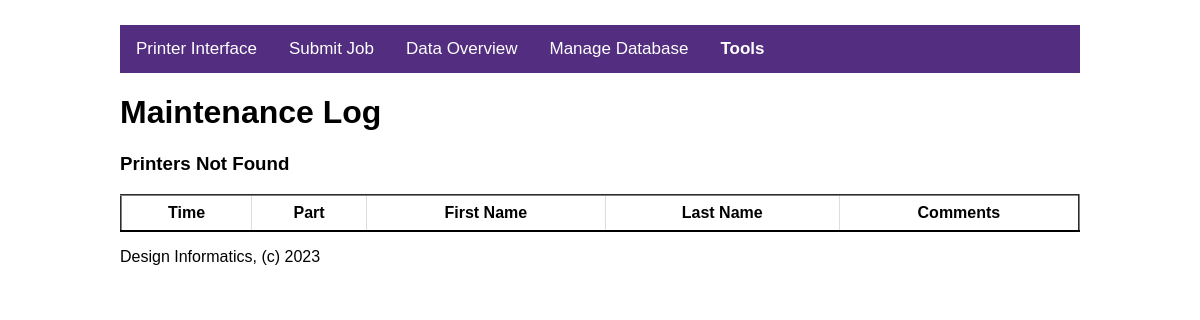
Before: /php/maintenance_log.php with the older database file.
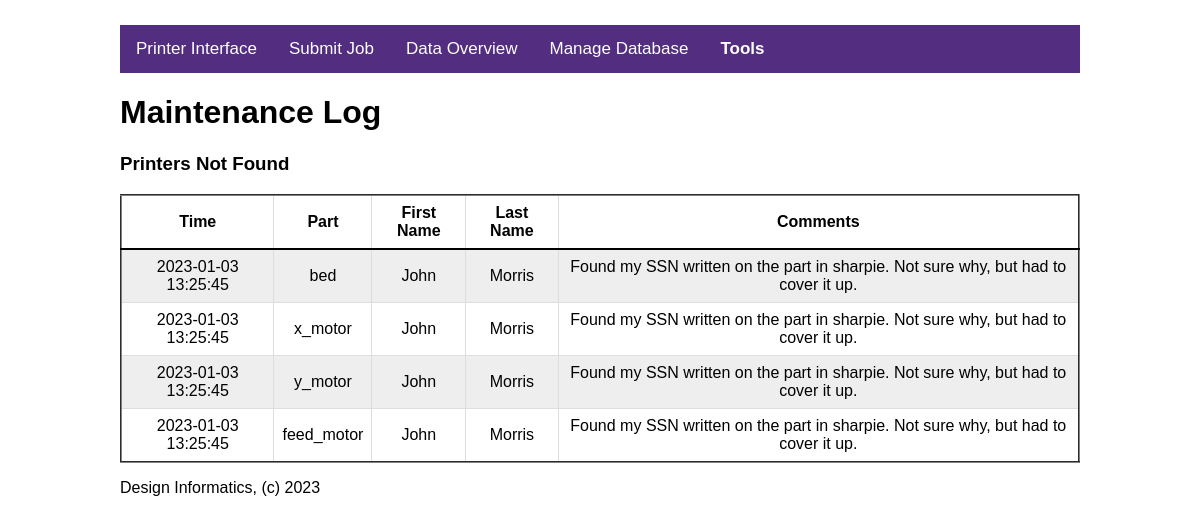
After: the same page with the newer database file.
### tables this page shows
CREATE TABLE `Maintenance_Log` (
  `mlog_ID` int(11) NOT NULL AUTO_INCREMENT,
  `employee_ID` int(11) NOT NULL,
  `timestamp` datetime DEFAULT NULL,
  `notes` longtext,
  PRIMARY KEY (`mlog_ID`),
  KEY `fk_Maintenance_Log_Employees1_idx` (`employee_ID`),
  CONSTRAINT `fk_Maintenance_Log_Employees1` FOREIGN KEY (`employee_ID`) REFERENCES `Employee` (`employee_ID`) ON DELETE NO ACTION ON UPDATE NO ACTION
);

CREATE TABLE `Part` (
  `part_ID` int(11) NOT NULL AUTO_INCREMENT,
  `part_name` varchar(60) DEFAULT NULL,
  `vendor_ID` int(11) NOT NULL DEFAULT '-1',
  `printer_ID` int(11) NOT NULL DEFAULT '-1',
  PRIMARY KEY (`part_ID`),
  KEY `fk_Part_Vendor_idx` (`vendor_ID`),
  KEY `fk_Part_Printer1_idx` (`printer_ID`),
  CONSTRAINT `fk_Part_Printer1` FOREIGN KEY (`printer_ID`) REFERENCES `Printer` (`printer_ID`) ON DELETE NO ACTION ON UPDATE NO ACTION,
  CONSTRAINT `fk_Part_Vendor` FOREIGN KEY (`vendor_ID`) REFERENCES `Vendor` (`vendor_ID`) ON DELETE NO ACTION ON UPDATE NO ACTION
);

CREATE TABLE `Employee` (
  `employee_ID` int(11) NOT NULL AUTO_INCREMENT,
  `first_name` varchar(45) DEFAULT NULL,
  `last_name` varchar(45) DEFAULT NULL,
  `start_date` datetime DEFAULT NULL,
  `end_date` datetime DEFAULT NULL,
  PRIMARY KEY (`employee_ID`)
);

### php/functions.php (the view, shortened to what this page needs)
<?php
    function printTable(array $data, array $columns) {
        printf("<table border = '2'>");
        for ($i = 0; $i < count($columns); $i++) {
            printf("<th>%s</th>\n", $columns[$i]);
        }
        foreach($data as $row) {
            printf("<tr>\n");
            for ($i = 0; $i < count($columns); $i++) {
                printf("<td>%s</td>\n", $row[$i]);
            }
            printf("</tr>\n");
        }
        printf("</table>\n");
    }
?>

### php/maintenance_log.php (shortened to what this page needs)
<!DOCTYPE html>
<html>
    <head>
        <link rel="stylesheet" href="../web/css/styles.css">
    </head>
    <body>
    <?php include "../web/nav.php"; printTopNav(); ?>
        <h1> Maintenance Log </h1>
        <?php
            include ("functions.php");
            $conn = connectToServer(to_print: false);
            $conn->query("USE 3DPrinterDT;");
            if (isset($_POST['printer_ID'])) {
                $printer = $_POST['printer_ID'];
                $printer_name = $_POST['printer_name'];
                printf("<h2>".$printer_name."</h2>");
            }
            else {$printer = 1; $printer_name = "Printers Not Found";printf("<h3>".$printer_name."</h3>");}
            $query_log = "SELECT maintenance_log.timestamp, part.part_name, employee.first_name, employee.last_name, maintenance_log.notes
            FROM maintenance_log, employee, part, part_has_maintenance_log
            WHERE part.printer_ID = ".$printer."
            AND part.part_ID = part_has_maintenance_log.part_ID
            AND part_has_maintenance_log.mlog_ID = maintenance_log.mlog_ID
            AND maintenance_log.employee_ID = employee.employee_ID
            ORDER BY maintenance_log.timestamp DESC
            ;";
            $results = $conn->query($query_log);
            $log_results = $results->fetch_all(MYSQLI_BOTH);
            $cols = array("Time", "Part", "First Name", "Last Name", "Comments");
            printTable($log_results, $cols);
            ?>
            <p> Design Informatics, (c) 2023 </p>
         </body>
    </html>

### web/nav.php
<?php
function printTopNav(string $pagetitle = null) {
    printf('
        <div class="topnav">
            <a href="http://localhost:8888/DesignInformatics/php/printer_overview.php">Printer Interface</a>
            <a href="http://localhost:8888/DesignInformatics/php/submit_job.php">Submit Job</a>
            <a href="http://localhost:8888/DesignInformatics/php/sensor_data.php">Data Overview</a>
            <a href="http://localhost:8888/DesignInformatics/php/Rhyans_Forms/Change_db_Entity.php">Manage Database</a>
            <div class="dropdown">
                <button class=dropbtn> Tools
                    <i class="fa fa-caret-down"></i>
                </button>
                <div class="dropdown-content">
                    <a href="http://localhost:8888/DesignInformatics/db/">Sync DBs</a>
                    <a href="http://localhost:8888/phpMyAdmin5/">phpMyAdmin</a>
                    <a href="http://localhost:8888/DesignInformatics/php/demos">Class Demos</a>
                </div>
            </div>
        </div>
    ');
}
?>

### web/css/styles.css (style rules this page uses)
body { margin-top: 25px; margin-left: auto; margin-right: auto; max-width: 60em; font-family: Arial, Verdana, sans-serif; }
button { width: 100%; font-weight: bold; color: #522D80; background-color: white; padding: 12px; resize: vertical; border: thin solid grey; border-radius: 4px; }
.topnav { overflow: hidden; background-color: #522D80; }
.topnav a, .dropbtn a { float: left; color: white; text-align: center; padding: 14px 16px; text-decoration: none; font-size: 17px; }
.dropdown { float: left; overflow: hidden; }
.dropdown .dropbtn { font-size: 17px; text-decoration: none; border: none; outline: none; color: white; padding: 14px 16px; background-color: inherit; margin: 0; }
table { font-family: arial, sans-serif; border-collapse: collapse; width: 100%; }
table td { border: 1px solid #dddddd; text-align: center; padding: 8px; }
table th { border-bottom: 2px solid black; text-align: center; padding: 8px; }
table th + th { border-left: 1px solid #dddddd; }
table tr:nth-child(even) { background-color: #eeeeee; }

Changed rows visible on the page:
added maintenance_log: timestamp "2023-01-03 13:25:45", part.part_name "bed", employee_ID.first_name "John", employee_ID.last_name "Morris", notes "Found my SSN written on the part in sharpie. Not sure why, but had to cover it up.", part.part_name "x_motor", part.part_name "y_motor", part.part_name "feed_motor"
